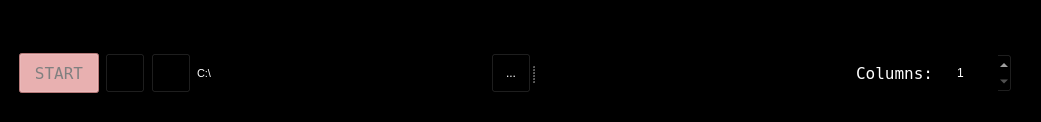
<?xml version="1.0" encoding="UTF-8"?>
<ui version="4.0">
 <class>MainWindow</class>
 <widget class="QMainWindow" name="MainWindow">
  <property name="geometry">
   <rect>
    <x>0</x>
    <y>0</y>
    <width>1041</width>
    <height>122</height>
   </rect>
  </property>
  <property name="minimumSize">
   <size>
    <width>800</width>
    <height>0</height>
   </size>
  </property>
  <property name="windowTitle">
   <string>Parallax</string>
  </property>
  <property name="windowIcon">
   <iconset>
    <normaloff>../img/sextant.png</normaloff>../img/sextant.png</iconset>
  </property>
  <property name="styleSheet">
   <string notr="true">QWidget{
background-color: rgb(00,00,00);
color: #FFFFFF;
}
QPushButton{
	background-color: black;
}
 QPushButton:pressed {
     background-color: rgb(224, 0, 0);     
}
QPushButton:hover {
     background-color: rgb(100, 30, 30);
}
QPushButton#startButton:disabled:checked {
	color: gray;
}
QPushButton#startButton:disabled:checked {
	background-color: #ffaaaa;
}
QPushButton#startButton:disabled:!checked {
	background-color: lightGreen;
}</string>
  </property>
  <widget class="QWidget" name="centralwidget">
   <layout class="QGridLayout" name="gridLayout_2">
    <item row="1" column="0">
     <layout class="QVBoxLayout" name="verticalLayout_4">
      <property name="leftMargin">
       <number>10</number>
      </property>
      <property name="topMargin">
       <number>35</number>
      </property>
      <property name="rightMargin">
       <number>20</number>
      </property>
      <property name="bottomMargin">
       <number>10</number>
      </property>
      <item>
       <widget class="QSplitter" name="splitter">
        <property name="sizePolicy">
         <sizepolicy hsizetype="Expanding" vsizetype="Maximum">
          <horstretch>0</horstretch>
          <verstretch>0</verstretch>
         </sizepolicy>
        </property>
        <property name="maximumSize">
         <size>
          <width>16777215</width>
          <height>16777215</height>
         </size>
        </property>
        <property name="orientation">
         <enum>Qt::Horizontal</enum>
        </property>
        <widget class="QWidget" name="layoutWidget">
         <layout class="QHBoxLayout" name="horizontalLayout_2">
          <item>
           <widget class="QPushButton" name="startButton">
            <property name="minimumSize">
             <size>
              <width>80</width>
              <height>40</height>
             </size>
            </property>
            <property name="maximumSize">
             <size>
              <width>80</width>
              <height>40</height>
             </size>
            </property>
            <property name="font">
             <font>
              <family>Terminal</family>
              <pointsize>12</pointsize>
             </font>
            </property>
            <property name="styleSheet">
             <string notr="true">/* Disabled &amp; Checked */
QPushButton#startButton:checked {
	color: gray;
	background-color: #ffaaaa;
}

</string>
            </property>
            <property name="text">
             <string>START</string>
            </property>
            <property name="iconSize">
             <size>
              <width>20</width>
              <height>20</height>
             </size>
            </property>
            <property name="checkable">
             <bool>true</bool>
            </property>
            <property name="checked">
             <bool>true</bool>
            </property>
           </widget>
          </item>
          <item>
           <widget class="QPushButton" name="recordButton">
            <property name="enabled">
             <bool>true</bool>
            </property>
            <property name="minimumSize">
             <size>
              <width>40</width>
              <height>40</height>
             </size>
            </property>
            <property name="maximumSize">
             <size>
              <width>40</width>
              <height>40</height>
             </size>
            </property>
            <property name="styleSheet">
             <string notr="true">/* Disabled &amp; Checked */
QPushButton#recordButton:checked {
	color: gray;
	background-color: #ffaaaa;
}
</string>
            </property>
            <property name="text">
             <string/>
            </property>
            <property name="icon">
             <iconset>
              <normaloff>resources/recordingButton.png</normaloff>
              <disabledoff>resources/recordingButton_disabled.png</disabledoff>
              <disabledon>resources/recordingButton_disabled.png</disabledon>resources/recordingButton.png</iconset>
            </property>
            <property name="checkable">
             <bool>true</bool>
            </property>
           </widget>
          </item>
          <item>
           <widget class="QPushButton" name="snapshotButton">
            <property name="minimumSize">
             <size>
              <width>40</width>
              <height>40</height>
             </size>
            </property>
            <property name="maximumSize">
             <size>
              <width>40</width>
              <height>40</height>
             </size>
            </property>
            <property name="styleSheet">
             <string notr="true">/* Disabled &amp; Checked */
QPushButton#snapshotButton:pressed {
	color: gray;
	background-color: #ffaaaa;
}
</string>
            </property>
            <property name="text">
             <string/>
            </property>
            <property name="icon">
             <iconset>
              <normaloff>resources/snapshotButton_green.png</normaloff>
              <disabledon>resources/snapshotButton_disabled.png</disabledon>resources/snapshotButton_green.png</iconset>
            </property>
            <property name="iconSize">
             <size>
              <width>22</width>
              <height>22</height>
             </size>
            </property>
           </widget>
          </item>
          <item>
           <widget class="QLabel" name="dirLabel">
            <property name="maximumSize">
             <size>
              <width>16777215</width>
              <height>40</height>
             </size>
            </property>
            <property name="font">
             <font>
              <pointsize>8</pointsize>
             </font>
            </property>
            <property name="styleSheet">
             <string notr="true"/>
            </property>
            <property name="text">
             <string>C:\</string>
            </property>
           </widget>
          </item>
          <item>
           <widget class="QToolButton" name="browseDirButton">
            <property name="minimumSize">
             <size>
              <width>40</width>
              <height>40</height>
             </size>
            </property>
            <property name="maximumSize">
             <size>
              <width>40</width>
              <height>40</height>
             </size>
            </property>
            <property name="styleSheet">
             <string notr="true">QToolButton#browseDirButton:pressed {
	color: gray;
	background-color: #ffaaaa;
}

</string>
            </property>
            <property name="text">
             <string>...</string>
            </property>
           </widget>
          </item>
         </layout>
        </widget>
        <widget class="QWidget" name="layoutWidget_2">
         <layout class="QHBoxLayout" name="horizontalLayout_4">
          <item>
           <spacer name="horizontalSpacer">
            <property name="orientation">
             <enum>Qt::Horizontal</enum>
            </property>
            <property name="sizeHint" stdset="0">
             <size>
              <width>68</width>
              <height>22</height>
             </size>
            </property>
           </spacer>
          </item>
          <item>
           <widget class="QLabel" name="columnsLabel">
            <property name="minimumSize">
             <size>
              <width>90</width>
              <height>30</height>
             </size>
            </property>
            <property name="maximumSize">
             <size>
              <width>90</width>
              <height>30</height>
             </size>
            </property>
            <property name="font">
             <font>
              <family>Terminal</family>
              <pointsize>12</pointsize>
             </font>
            </property>
            <property name="text">
             <string>Columns:</string>
            </property>
           </widget>
          </item>
          <item>
           <widget class="QSpinBox" name="nColumnsSpinBox">
            <property name="minimumSize">
             <size>
              <width>60</width>
              <height>40</height>
             </size>
            </property>
            <property name="maximumSize">
             <size>
              <width>60</width>
              <height>40</height>
             </size>
            </property>
            <property name="minimum">
             <number>1</number>
            </property>
            <property name="maximum">
             <number>6</number>
            </property>
            <property name="value">
             <number>1</number>
            </property>
           </widget>
          </item>
         </layout>
        </widget>
       </widget>
      </item>
     </layout>
    </item>
   </layout>
  </widget>
 </widget>
 <resources/>
 <connections/>
</ui>
